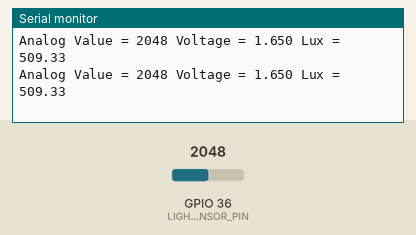
Simulated run of this sketch. Board: ESP32. On the bench: the last lines printed to the serial monitor. The test bench sets the inputs (shaded band); at power-on: GPIO 36 (LIGHT_SENSOR_PIN) = 2048.

Above: at 1.3 s.
1.4 s: GPIO 36 (LIGHT_SENSOR_PIN) set to 2866
At 1.9 s:
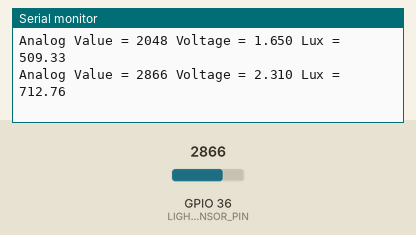
2.9 s: GPIO 36 (LIGHT_SENSOR_PIN) set to 3603
At 3.4 s:
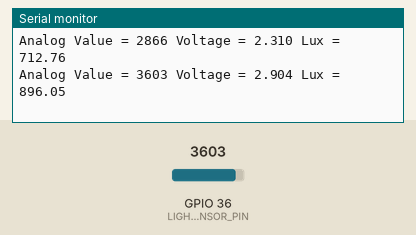
Timing chart, 0 to 5.9 s (numbered marks = the images above; inputs shaded):
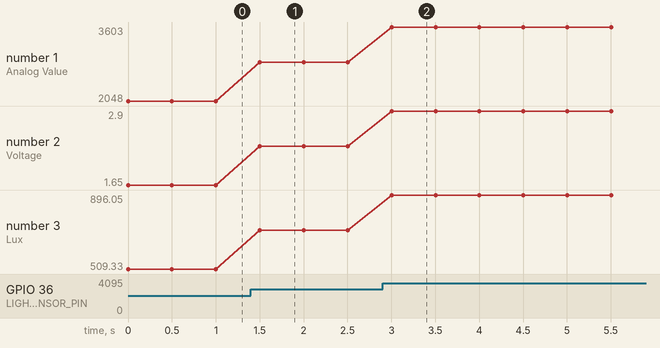

Measured:
- after the input at 1.4 s, the serial monitor: prints a new line after 0.10 s (image 1)
- after the input at 2.9 s, the serial monitor: prints a new line after 0.10 s (image 2)
- plotted number 1: 2048 → 2866 after the input at 1.4 s, 2866 → 3603 after the input at 2.9 s
- plotted number 2: 1.65 → 2.31 after the input at 1.4 s, 2.31 → 2.9 after the input at 2.9 s
- plotted number 3: 509.33 → 712.76 after the input at 1.4 s, 712.76 → 896.05 after the input at 2.9 s

The sketch:

ESP32_Lux_Meter.ino
```cpp
#define LIGHT_SENSOR_PIN 36 // ESP32 pin GPIO36 (ADC0)

void setup() {
  Serial.begin(9600);  // Initialize serial communication at 9600 bits per second
}

void loop() {
  int analogValue = analogRead(LIGHT_SENSOR_PIN); // Read ADC value
  float voltage = analogValue * (3.3 / 4095.0); // Correctly convert ADC to voltage assuming 3.3V max
  float lux = analogValue * (286 / 1150.0); // Calibrated conversion factor based on your data

  Serial.print("Analog Value = ");
  Serial.print(analogValue);   // Print the raw ADC reading
  Serial.print(" Voltage = ");
  Serial.print(voltage, 3);    // Print the calculated voltage
  Serial.print(" Lux = ");
  Serial.println(lux, 2);      // Print the calculated lux value

  delay(500);                  // Delay between reads
}
```
